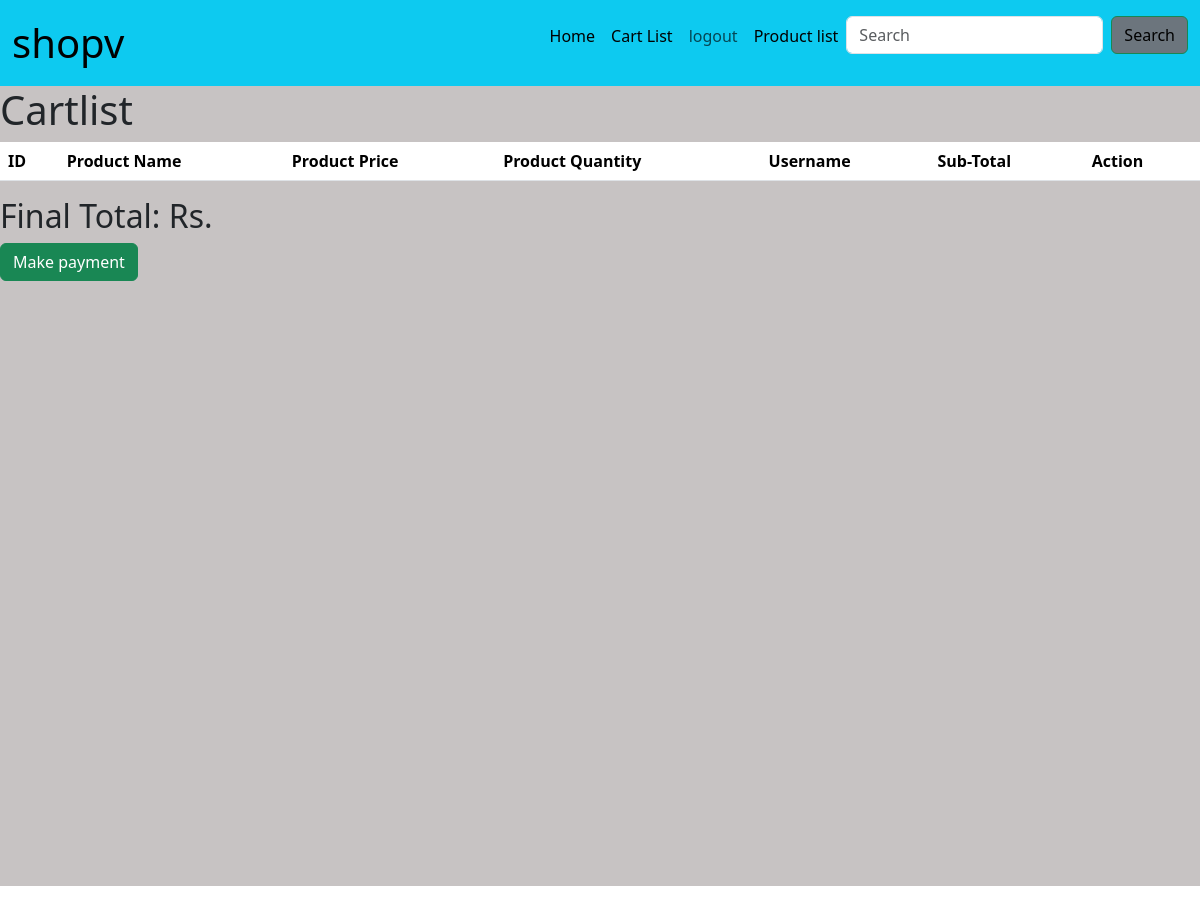
/cartlist (signed in), run on an earlier commit of the app's database.
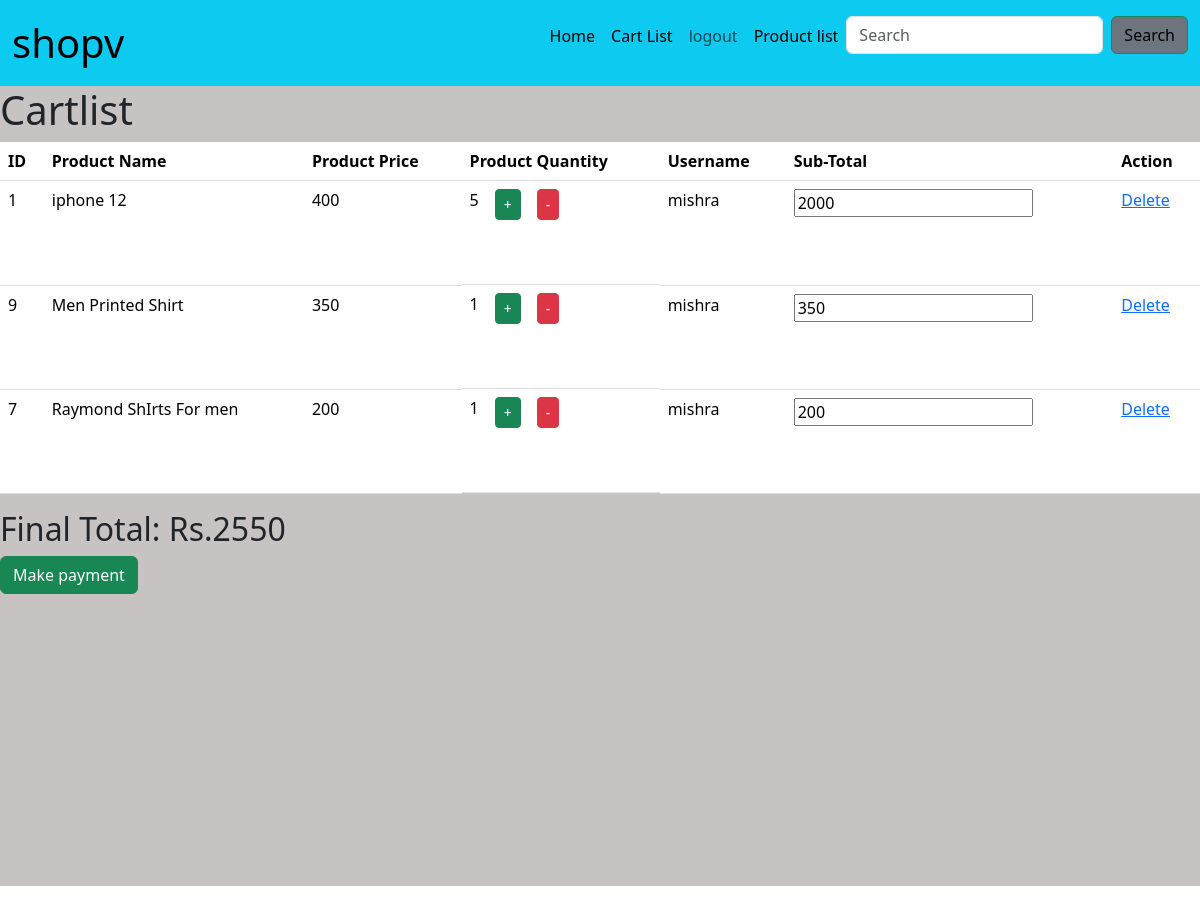
And on a later commit of the database.
### shopapp/models.py (models this page shows)
class Cart(models.Model):
    user=models.ForeignKey(User,on_delete=models.CASCADE)
    product=models.ForeignKey(Product,on_delete=models.CASCADE)
    quantity = models.PositiveIntegerField(default=1)
    class Meta:
        db_table='cart'

class Product(models.Model):
    Img=models.ImageField(upload_to='image',default='')
    p_name=models.CharField(max_length=30)
    p_price=models.IntegerField()
    p_description=models.TextField(max_length=300)
    Category=models.ForeignKey(Category,on_delete=models.CASCADE)
    user=models.ForeignKey(User,on_delete=models.CASCADE,null=True,blank=True)
    class Meta:
        db_table='product'

### shopapp/views.py (the view)
# urls.py: path('cartlist',v.cart_list,name='cart_list'),
def cart_list(request):
    uid = request.session.get('uid')
    print(uid)
    if uid is None:
        return redirect('/login')  # Replace with your actual login view name
    cl = Cart.objects.filter(user_id=uid)
    total_price = sum((item.product.p_price) * item.quantity for item in cl)
    final_price = total_price
    if final_price < 100:
        return render(request, 'cartlist.html', {
            'cl': cl,
            'error': 'Order amount is too low. Please add more items to your cart.'
        })
    context={'cl':cl,'total_price': total_price,'final_price': final_price,}
    return render(request, 'cartlist.html', context)

### shopapp/templates/cartlist.html (shortened to what this page needs)
{%include 'navbar.html'%}
{%load static%}
<div class="main">
<h1>Cartlist</h1>
<table class="table">
    <tr>
        <th>ID</th>
        <th>Product Name</th>
        <th>Product Price</th>
        <th>Product Quantity</th>
        <th>Username</th>
        <th>Sub-Total</th>
        <th>Action</th>
    </tr>
    {%for i in cl%}
    <tr>
        <td>{{i.product.id}}</td>
        <td>{{i.product.p_name}}</td>
        <td>{{i.product.p_price}}</td>
        <td class="d-flex pb-5 gap-3">{{i.quantity}}
        <form method="post" action="{% url 'shopapp:update_cart' i.id 'increase' %}">
            <button type="submit" class="btn btn-success btn-sm">+</button>
        </form>
        <form method="post" action="{% url 'shopapp:update_cart' i.id 'decrease' %}">
            <button type="submit" class="btn btn-danger btn-sm">-</button>
        </form>
        </td>
        <td>{{i.user.username}}</td>
        <td><input type="text" class="subtotal" value="{% widthratio i.product.p_price 1 i.quantity %}" readonly></td>
        <td><a href="delete/{{i.id}}" class="delete-button">Delete</a></td>
    </tr>
    {% endfor %}
</table>
<h2 id="total">Final Total: Rs.<span id="total-value">{{final_price}}</span></h2>
<a class="btn btn-success" href="/payment">Make payment</a>
</div>

### shopapp/templates/navbar.html (shortened to what this page needs)
{%load static%}
<link rel="stylesheet" href="{%static 'css/bmin.css'%}">
<nav class="navbar navbar-expand-lg bg-info">
    <div class="container-fluid">
      <a class="navbar-brand fs-1" href="#">shopv</a>
      <div class="collapse navbar-collapse" id="navbarSupportedContent">
        <ul class="navbar-nav ms-auto mb-2 mb-lg-0">
          <li class="nav-item">
            <a class="nav-link active" aria-current="page" href="/">Home</a>
          </li>
            {%if user.is_authenticated%}
      <div class="collapse navbar-collapse" id="navbarSupportedContent">
        <ul class="navbar-nav me-auto mb-2 mb-lg-0">
          <li class="nav-item">
            <a class="nav-link active" aria-current="" href="cartlist">Cart List</a>
          </li>
          <li class="nav-item">
            <a class="nav-link" href="logout">logout</a>
          </li>
          {%endif%}
          <li class="nav-item">
            <a class="nav-link active" aria-current="page" href="productlist">Product list</a>
          </li>
        <form class="d-flex" role="search" action="search_product" method="post">
          <input class="form-control me-2" name="srch" type="search" placeholder="Search" aria-label="Search">
          <button class="btn btn-outline-success bg-secondary text-black"  type="submit">Search</button>
        </form>
      </div>
    </div>
  </nav>

### shopapp/templates/cartlist.html (style rules this page uses)
.main { background: rgb(199, 195, 195); height: 100%; }

What changed in the data, as far as the page shows it:
added Cart: product.id "1", product.p_name "iphone 12", product.p_price "400", quantity "5", user.username "mishra", product+quantity "2000"
added Cart: product.id "9", product.p_name "Men Printed Shirt", product.p_price "350", quantity "1", user.username "mishra", product+quantity "350"
added Cart: product.id "7", product.p_name "Raymond ShIrts For men", product.p_price "200", quantity "1", user.username "mishra", product+quantity "200"
Also different on the page:
{{ final_price }}: (not shown) → "2550"
